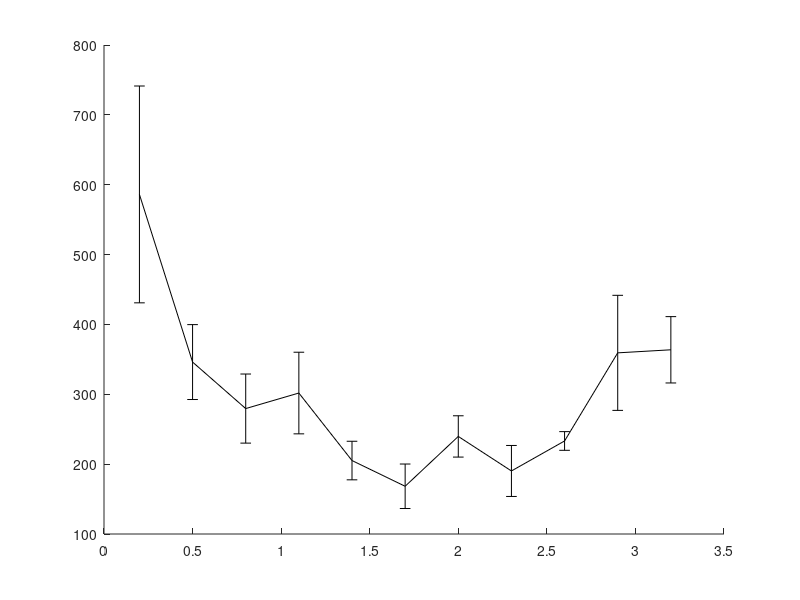

The MATLAB script that drew this image: (Note: this script raises an error after producing the figure.)
% Benchmarkin rod planning with CBi-RRT for env. 1 (ABB with two poles)
% With joint limits of the ABB robots.
% last updated: 10/11/17

clear all
clc

%%
planners = {'CBiRRT','RRT','SBL','PRM'};
plannerType = planners{1};
switch plannerType
    case 'CBiRRT'
        D = load('Benchmark_CBiRRT_env1_rB.txt'); D = D(D(:,2)==1,:);
    case 'RRT'
        D = load('Benchmark_RRT_env1_rB.txt'); D = D(D(:,2)==1,:);
    case 'SBL'
        D = load('Benchmark_SBL_env1_rB.txt'); %D = D(D(:,2)==1,:);
end

%% 
disp(['Results for ' plannerType ':']);

%%
rd = sort(unique(D(:,1)));
for i = 1:length(rd)
    M = D(D(:,1)==rd(i), 2:end);
    td(i) = mean(M(:,3));
    td_ste(i) = std(M(:,3))/sqrt(size(M,1));
end

%%
disp(' ');
[tdmin, id] = min(td);

% For CBiRRT
id = 9; 
tdmin = td(id);

%%
h = figure(1);
clf
errorbar(rd,td,td_ste,'-k','linewidth',2);
ylabel('mean runtime [sec]');
xlabel('max. local-connection distance');
% xlim([0 6]);
% xlim([min(rd) max(rd)]);

%% 
sS = rd(id);
tmin = tdmin;
D = D(D(:,1)==sS, 2:end);
suc = D(:,1)==1;

disp('------------------------------------');
disp('RSS:');
disp(['Results of ' num2str(size(D,1)) ' queries.']);
disp(['Minimum avg. runtime is ' num2str(tmin) 'sec with d = ' num2str(sS) ]);
disp(['Plan distance: ' num2str(D(1,2)) ]);
disp(['Avg. runtime: ' num2str(mean(D(:,3)))  ' +/- ' num2str(std(D(:,3))/sqrt(size(D,1))) ' sec ']);
disp(['Min. runtime: ' num2str(min(D(:,3))) ' msec ']);
disp(['Avg. nodes in path: ' num2str(floor(mean(D(:,9)))) ]);
disp(['Avg. nodes in trees: ' num2str(floor(mean(D(:,10)))) ]);
disp(['Avg. number of projections: ' num2str(floor(mean(D(:,4)))) ]);
disp(['Avg. local-connection time: ' num2str(mean(D(:,11)./D(:,12))*1e3)  ' +/- ' num2str(std(D(:,11)./D(:,12))/sqrt(size(D,1))*1e3) ' msec ']);
disp(['Avg. total local-connection time: ' num2str(mean(D(:,11)))  ' +/- ' num2str(std(D(:,11))/sqrt(size(D,1))*1e3) ' sec ']);
disp(['Avg. number of local connection checks: ' num2str(mean(D(:,12)))]);
disp(['Avg. collision check time: ' num2str(mean(D(:,7))) ' sec.']);
disp(['Percent of successful local connections: ' num2str(100*mean(D(:,13)./D(:,12))) '%.']);
disp(['Sampling time: ' num2str(mean(D(:,14))) ' sec']);
disp(['Sampling success rate: ' num2str(100*mean( D(:,15)./(D(:,15)+D(:,16)) )) '%']);
disp(['ODE time: ' num2str(mean(D(:,19))) ' sec which is ' num2str(100*mean(D(:,19)./D(:,3))) '% of runtime.']);
disp(['ODE checks: ' num2str(mean(D(:,17))) ' with ' num2str(100*mean( D(:,18)./D(:,17) )) '% successful.']);
%%
%%
%%
td = D(:,3);
maxT = max(td);
T1 = linspace(0,maxT,30);
T1 = T1(2:end);
for i = 1:length(T1)
    sd = td < T1(i);
    md(i) = mean(td(sd));
    Md(i) = 1-sum(sd)/length(td);
end

%%
h = figure(2);
clf
plot(T1,Md*100,'-k','linewidth',2);
xlabel('maximum runtime [sec]');
ylabel('failure rate [%]');
xlim([0 max(T1)]);
title(plannerType);
